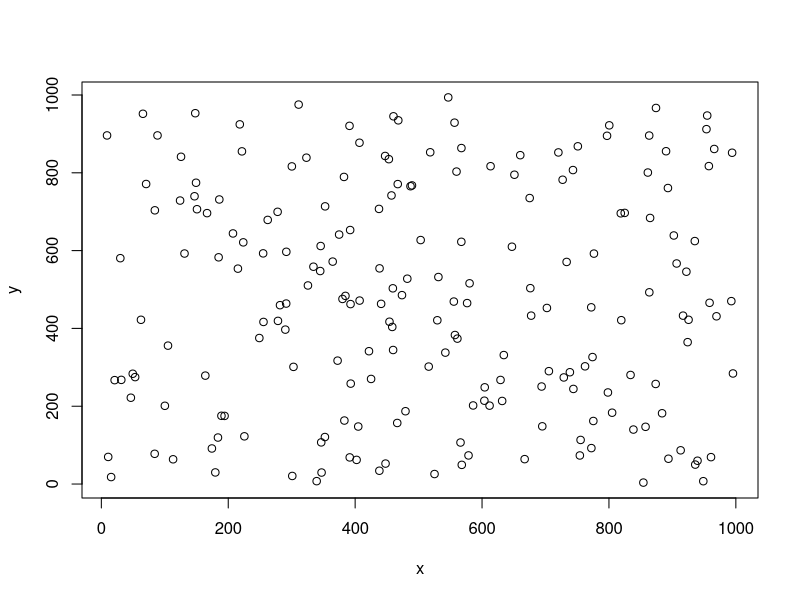
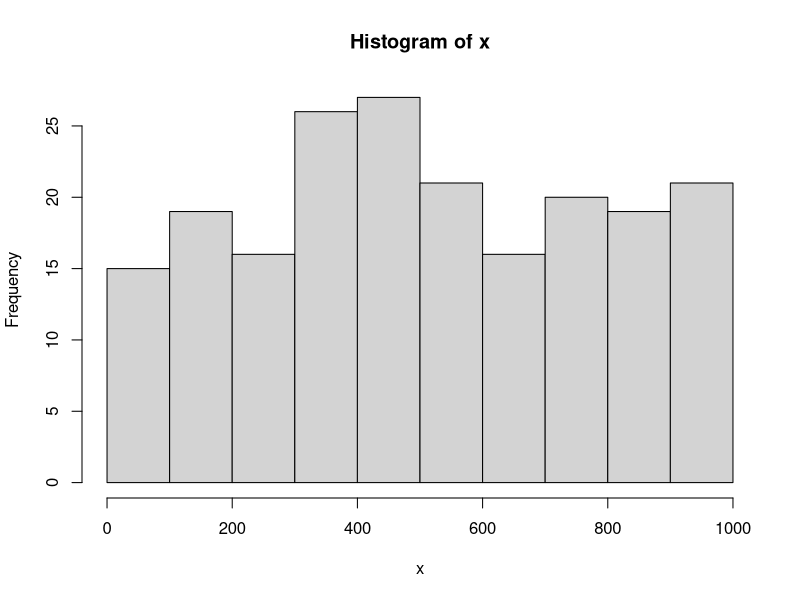
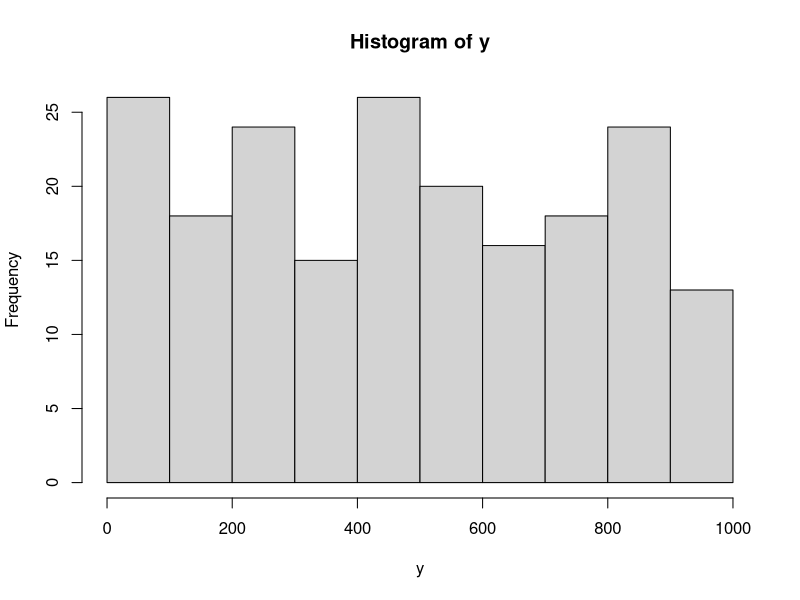

Recreate these plots in R, in order.
#тема 2, задача 2
x1 <- 0
y1 <- 0
x2 <- 1000
y2 <- 1000

#применение runif - случайная выборка равноверное распределение
N <- 200
x <- runif(N, x1, x2)
y <- runif(N, y1, y2)
xy <- cbind(x, y)
plot(xy)
hist(x)
hist(y)

#нормальное распределение, подается среднее и СКО

x0 <- 1000
y0 <- 1000
sigma <- 500
x <- rnorm(N, x0, sigma)
y <- rnorm(N, y0, sigma)
